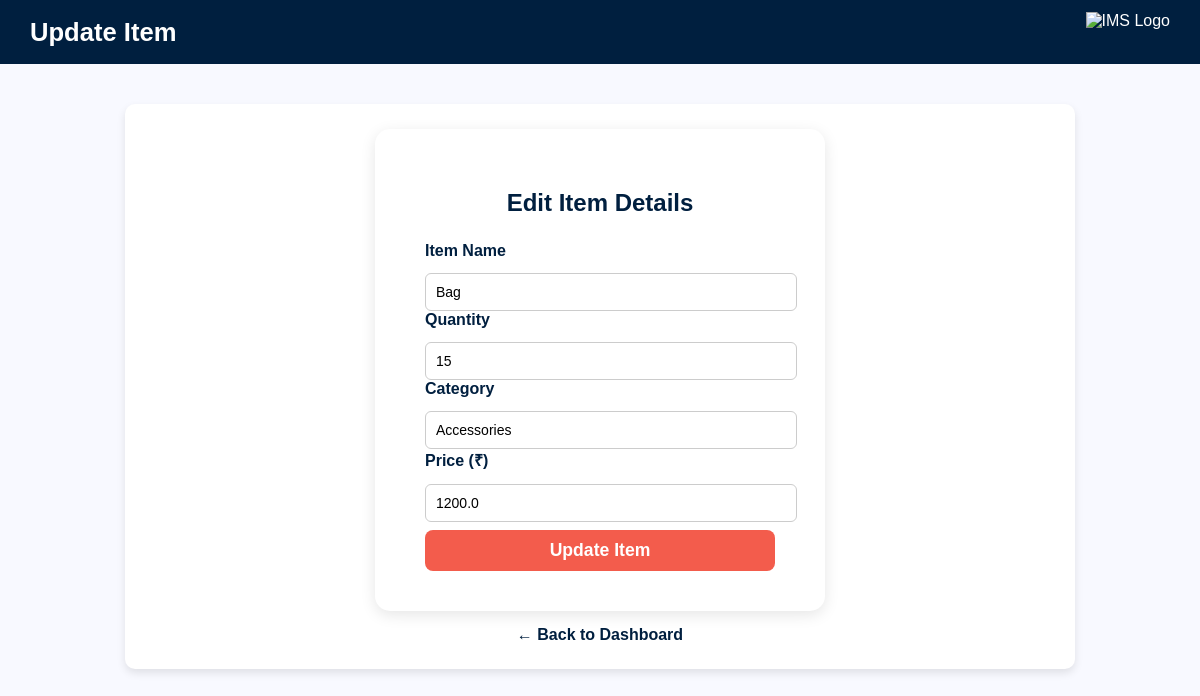
Screenshot of /update_item/8 (signed in) with the database file from the repository.
### tables this page shows
CREATE TABLE items (
            id INTEGER PRIMARY KEY AUTOINCREMENT,
            name TEXT NOT NULL,
            quantity INTEGER NOT NULL,
            category TEXT NOT NULL,
            price REAL DEFAULT 0
        );

### app.py (the view, shortened to what this page needs)
@app.route('/update_item/<int:item_id>', methods=['GET', 'POST'])
def update_item(item_id):
    if 'user_id' not in session:
        return redirect(url_for('login'))
    with get_db_connection() as conn:
        item = conn.execute('SELECT * FROM items WHERE id = ?', (item_id,)).fetchone()
        if not item:
            flash('❌ Item not found!')
            return redirect(url_for('dashboard'))
    return render_template('update_item.html', item=item)

### app.py (called while the page is built)
def get_db_connection():
    conn = sqlite3.connect(DATABASE, timeout=10, check_same_thread=False)
    conn.row_factory = sqlite3.Row
    return conn

### templates/update_item.html (shortened to what this page needs)
<!DOCTYPE html>
<html lang="en">
<head>
  <link rel="stylesheet" href="{{ url_for('static', filename='style.css') }}">
</head>
<body class="form-page">
  <header class="main-header">
    <h1>Update Item</h1>
    <img src="{{ url_for('static', filename='logo.png') }}" alt="IMS Logo" class="logo">
  </header>
  <main class="form-container">
    <form method="POST" class="item-form">
      <h2>Edit Item Details</h2>
      <label for="name">Item Name</label>
      <input type="text" id="name" name="name" value="{{ item.name }}" required>
      <label for="quantity">Quantity</label>
      <input type="number" id="quantity" name="quantity" value="{{ item.quantity }}" required>
      <label for="category">Category</label>
      <input type="text" id="category" name="category" value="{{ item.category }}" required>
      <label for="price">Price (₹)</label>
      <input type="number" id="price" name="price" step="0.01" value="{{ item.price }}" required>
      <button type="submit" class="btn-primary">Update Item</button>
    </form>
    <div class="back-link">
      <a href="{{ url_for('dashboard') }}">← Back to Dashboard</a>
    </div>
  </main>
</body>
</html>

### static/style.css (style rules this page uses)
body { font-family: 'Poppins', sans-serif; margin: 0; background-color: #f4f6fc; color: #333; }
a { text-decoration: none; color: #001f3f; }
header { display: flex; justify-content: space-between; align-items: center; background-color: #001f3f; color: white; padding: 12px 30px; }
header img { height: 40px; }
header h1 { margin: 0; font-size: 1.6em; }
.container, .form-container { width: 90%; max-width: 900px; margin: 40px auto; background: white; border-radius: 10px; padding: 25px; box-shadow: 0 4px 8px rgba(0,0,0,0.1); }
input, select, button { width: 100%; padding: 10px; margin-top: 8px; border: 1px solid #ccc; border-radius: 6px; font-size: 14px; }
button { background-color: #001f3f; color: white; cursor: pointer; font-weight: bold; transition: 0.3s; }
.form-page { background-color: #f8f9ff; }
.item-form { background-color: white; padding: 40px 50px; border-radius: 15px; box-shadow: 0 4px 15px rgba(0, 0, 0, 0.1); width: 350px; text-align: left; margin: 0 auto; }
.item-form h2 { text-align: center; color: #001f3f; margin-bottom: 25px; }
.item-form label { display: block; margin-bottom: 5px; font-weight: 600; color: #001f3f; }
.btn-primary { display: inline-block; background-color: #f35c4c; color: white; font-weight: bold; font-size: 1.1em; border: none; padding: 10px 25px; border-radius: 8px; text-decoration: none; transition: background-color 0.3s ease; }
.back-link { margin-top: 15px; text-align: center; }
.back-link a { color: #001f3f; font-weight: 600; }

### rows the page displays
items: name "Bag", quantity "15", category "Accessories", price "1200.0"
